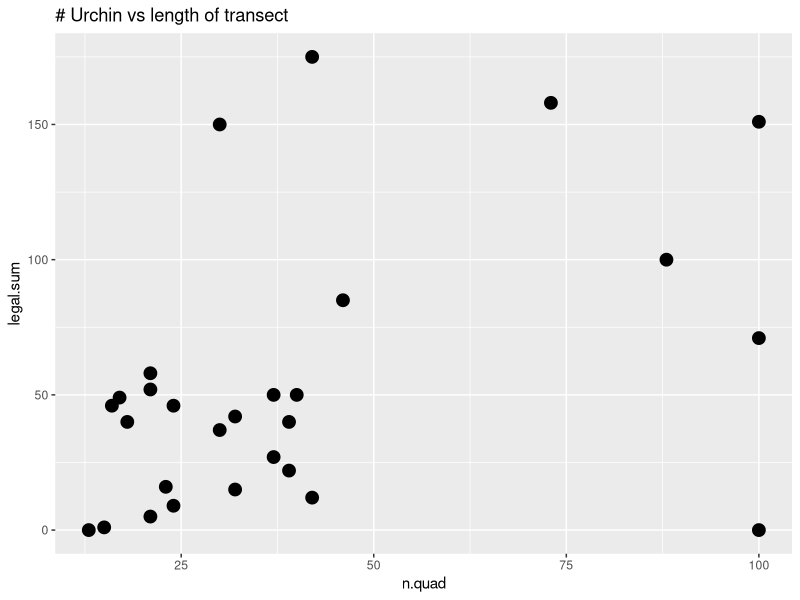
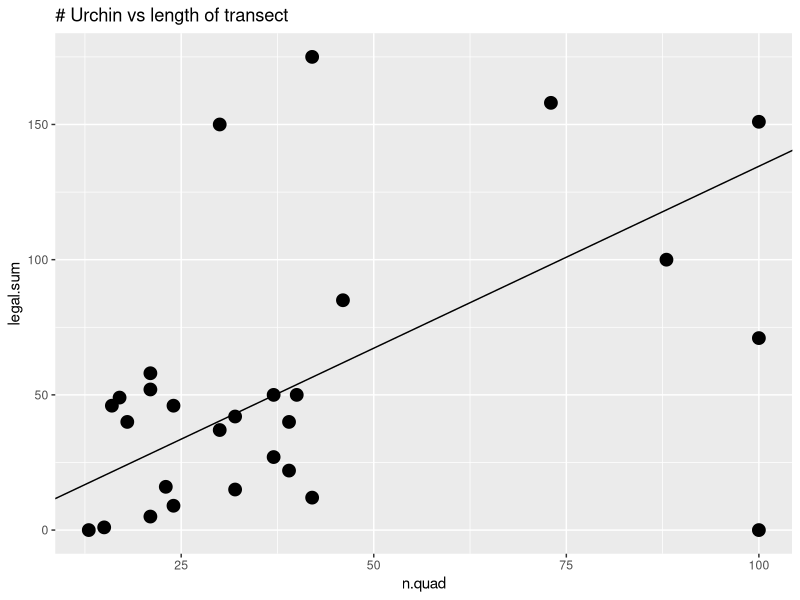
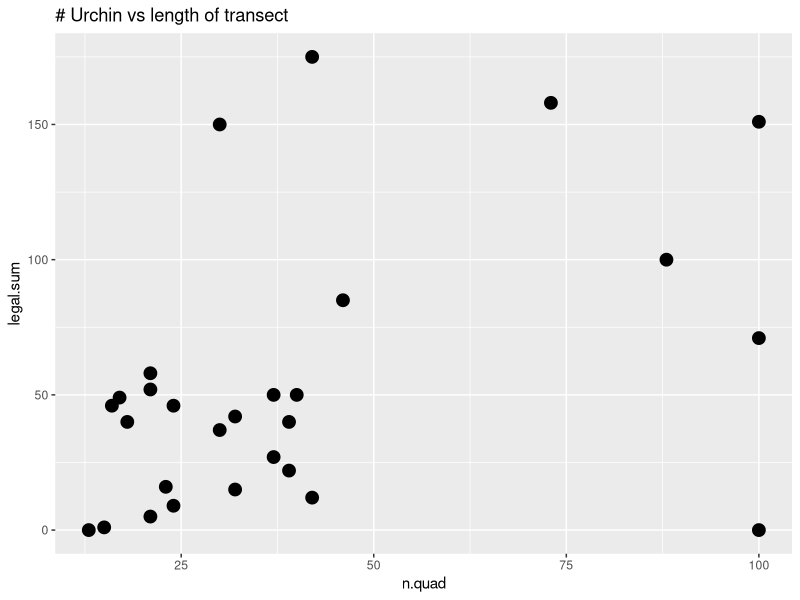
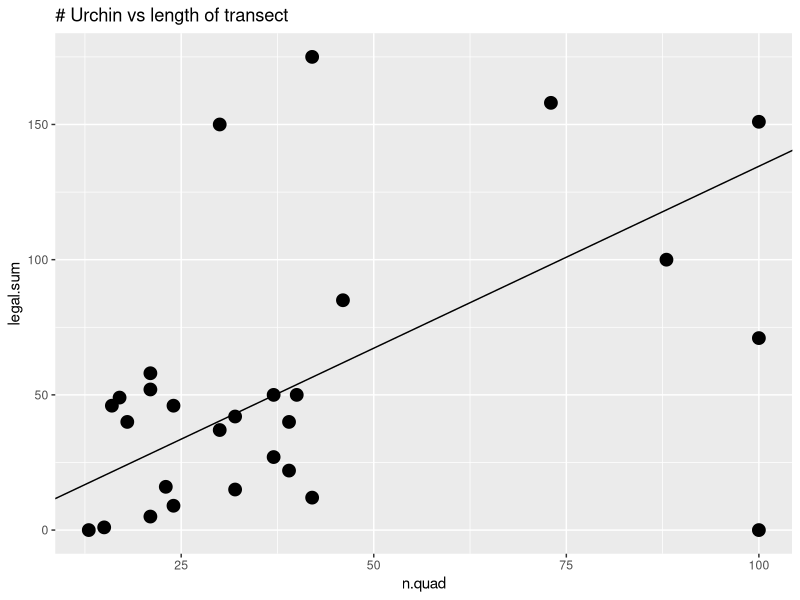

These figures' R source, in order:
# Estimating density of urchins using a transect survey.
# 2015-02-21 CJS update ggplot; plyr; split; as.is




# This dataset consists of the results from a series
# of transects conducted perpendicular to the shore.
# As divers swam along the transect, they counted
# the number of red sea urchins in 1 m**2 quadrats.

# The variables are (from left to right):
#    transect, quadrat, legal size, sublegal sized.


# If a quadrat is not present in this listing, then the count was 0
# for both variables. It does NOT indicate that the quadrat
# was not measured - rather that no urchins were found.


# There was no transect numbered 5, 12, 17, or 19.	

# Lines starting in ##--part001b; and ##***part001e; are used
# to bracket portions of the R code for inclusion into my
# course notes and are not normally coded.

options(useFancyQuotes=FALSE) # renders summary output corrects
library(ggplot2)
library(plyr)
library(survey)


# Read in the data
sink('urchin-R-001.txt', split=TRUE)
##***part001b;
urchin <- read.csv("urchin.csv", header=TRUE, as.is=TRUE, strip.white=TRUE)
urchin$total <- urchin$legal + urchin$sublegal
urchin[1:5,]
##***part001e;
sink()



# We need first aggregate up to the transect level
sink('urchin-R-002.txt', split=TRUE)
##***part002b;
trans.urchin <- ddply(urchin, "transect", summarize,
            n.quad  = length(legal),
            legal.sum = sum(legal),
            quad.min  = min(quad),
            quad.max  = max(quad))
trans.urchin
# Check to see that length = max - min (see if anything missing)
cat('Check to see if any missing quadrat information\n')
trans.urchin$n.quad - (trans.urchin$quad.max-trans.urchin$quad.min+1)
##***part002e;
sink()


#************ Analysis using standard R functions ***********
# These typically do not include the effects of the finite population
# correction factor, but will be good enough.
#
 
# Do a plot of urchin vs area to check for linearity
##***part011b;
prelim <- ggplot(data=trans.urchin, aes(x=n.quad, y=legal.sum))+
  ggtitle('# Urchin vs length of transect')+
  geom_point(size=4)
prelim
##***part011e;
ggsave(prelim, file='urchin-R-011.png', h=4, w=6, units="in", dpi=300)



sink('urchin-R-012.txt', split=TRUE)
##***part012b;
urchin.fit <- lm(legal.sum ~ 0 + n.quad, data=trans.urchin, 
              weights=1/n.quad)
summary(urchin.fit)
##***part012e;
sink()

# Do a plot of area vs urchin to check for linearity and add the fitted curve
##***part013b;
prelim2 <- prelim +
  geom_abline(intercept=0, slope=urchin.fit$coefficients)
prelim2
##***part013e;
ggsave(prelim2, file='urchin-R-013.png',  h=4, w=6, units="in", dpi=300)


#************ Analysis using the survey package **********

# For a proper analysis of survey data, you should construct
# a survey.design object so that subsequent analysis can
# account for the design, the fpc, etc.

sink('urchin-R-020.txt', split=TRUE)
##***part020b;
library(survey)
urchin.design <- svydesign(data=trans.urchin, 
      ids=~transect, # transects are clusters
      fpc=NULL)  # no fpc
print(urchin.design)
urchin.ratio <- svyratio(numerator=~legal.sum,
               denominator=~n.quad, urchin.design)
urchin.ratio
##***part020e;
sink()
